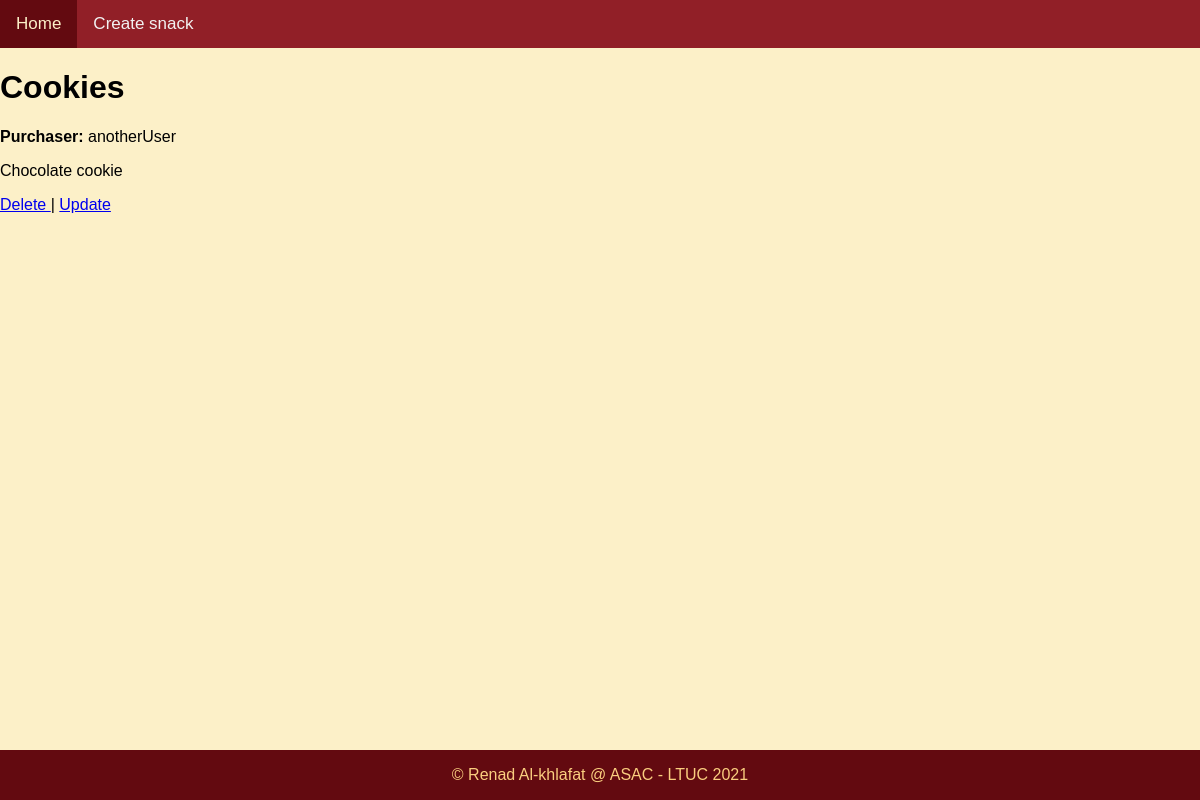
Page /2/ on the committed database.
### snacks/models.py (models this page shows, shortened)
class Snack(models.Model):
    title = models.CharField(max_length=64)
    purchaser = models.ForeignKey(get_user_model(),on_delete=models.CASCADE)
    description = models.TextField()
    def __str__(self):
        return self.title

### snacks/views.py (the view)
# urls.py: path('<int:pk>/' ,SnackDetailView.as_view(), name='snack-details'),
class SnackDetailView(DetailView):
    template_name = 'details_list.html'
    model = Snack
    context_object_name = 'snack_detail'

### templates/details_list.html
{% extends "base.html" %}
{% block content%}
<h1>{{ snack_detail }} </h1>
<p><b>Purchaser:</b> {{ snack_detail.purchaser }}</p>
<p>{{ snack_detail.description }}</p>
<a href="{% url  'delete-snack' snack_detail.pk  %}">Delete </a> | <a href="{% url  'update-snack' snack_detail.pk  %}">Update</a>
{% endblock %}

### templates/base.html (style rules this page uses)
body { margin: 0; font-family: Arial, Helvetica, sans-serif; background-color:#FCF0C8 }

### rows in the picture
Snack: title "Cookies", purchaser "anotherUser", description "Chocolate cookie"
